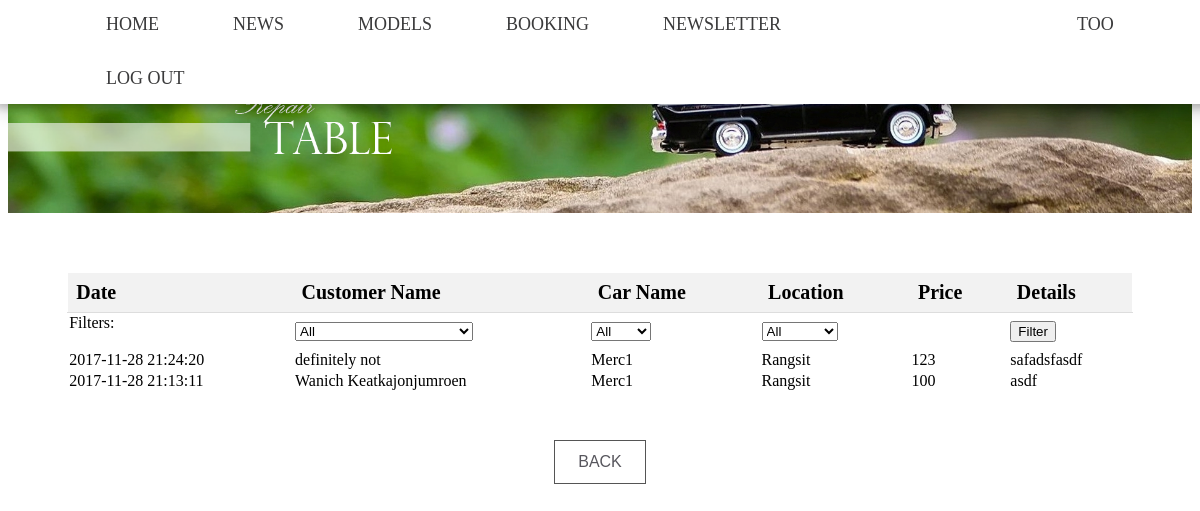
The page /repairs-table.php (signed in) on the database its author committed.
### tables this page shows
CREATE TABLE `repairs` (
  `repairID` int(11) NOT NULL,
  `price` int(11) NOT NULL,
  `detail` varchar(200) NOT NULL,
  `productID` int(11) NOT NULL,
  `branchID` int(11) NOT NULL,
  `customerID` int(11) NOT NULL,
  `date` datetime NOT NULL DEFAULT CURRENT_TIMESTAMP
);

CREATE TABLE `customer` (
  `customerID` int(11) NOT NULL,
  `fName` varchar(30) NOT NULL,
  `lName` varchar(30) NOT NULL,
  `username` varchar(30) NOT NULL,
  `email` varchar(50) NOT NULL,
  `joinDate` datetime NOT NULL,
  `password` varchar(20) NOT NULL,
  `disabled` tinyint(1) NOT NULL
);

CREATE TABLE `product` (
  `productID` int(11) NOT NULL,
  `price` int(11) NOT NULL,
  `name` varchar(50) NOT NULL,
  `manufacturer` int(11) NOT NULL,
  `description` varchar(300) NOT NULL,
  `length` int(11) NOT NULL,
  `width` int(11) NOT NULL,
  `height` int(11) NOT NULL,
  `maxSpeed` int(11) NOT NULL,
  `acceleration` int(11) NOT NULL,
  `disabled` int(11) NOT NULL DEFAULT '0'
);

CREATE TABLE `branch` (
  `branchID` int(11) NOT NULL,
  `name` varchar(20) NOT NULL,
  `location` varchar(200) NOT NULL
);

### repairs-table.php (the view, shortened to what this page needs)
<html>
<head>
  <link rel="stylesheet" href="main.css"/>
  <header>
    <?php
    require_once('menu.php');
    ?>
  </head>
<body>
  <img style="margin: 2% 0% 5% 0%;" src="repair-table.png">
  <center>
    <table class="usertable" style="border-collapse: collapse; width: 90%;">
      <tr style = "background-color:#f2f2f2;" >
        <th style="padding: 8px; text-align: left; border-bottom: 1px solid #ddd; font-size: 20px;">Date</th>
        <th style="padding: 8px; text-align: left; border-bottom: 1px solid #ddd; font-size: 20px;">Customer Name</th>
        <th style="padding: 8px; text-align: left; border-bottom: 1px solid #ddd; font-size: 20px;">Car Name</th>
        <th style="padding: 8px; text-align: left; border-bottom: 1px solid #ddd; font-size: 20px;">Location</th>
        <th style="padding: 8px; text-align: left; border-bottom: 1px solid #ddd; font-size: 20px;">Price</th>
        <th style="padding: 8px; text-align: left; border-bottom: 1px solid #ddd; font-size: 20px;">Details</th>
      </tr>
      <tr>
        <td>
          <form action=repairs-table.php method='get'>
          Filters:<br>
        </td>
        <td>
          <select name='customer'>
            <option value="a">All</option>
          </select>
        </td>
        <td>
          <select name='car'>
            <option value="a">All</option>
          </select>
        </td>
        <td>
          <select name='branch'>
            <option value="a">All</option>
          </select>
        </td>
      <td>
        <td>
          <input type='submit' value = 'Filter'></input>
        </td>
      </tr>
      <?php
      $q ='SELECT repairID, fName,lName,branch.name as branchName, product.name as prodName, repairs.date,repairs.price,repairs.detail
      from repairs,customer,branch,product
      WHERE customer.customerID = repairs.customerID
      AND repairs.branchID = branch.branchID AND product.productID = repairs.productID';
      $q = $q.' ORDER BY date DESC';
      $result = $mysqli->query($q);
      while($row = $result->fetch_array()){
        echo '<tr>';
        echo '<td>'.$row['date'].'</td>';
        echo '<td>'.$row['fName'].' '.$row['lName'].'</td>';
        echo '<td>'.$row['prodName'].'</td>';
        echo '<td>'.$row['branchName'].'</td>';
        echo '<td>'.$row['price'].'</td>';
        echo '<td>'.$row['detail'].'</td>';
        echo '</tr>';
      }
      ?>
    </table>
    <br>
    <br>
    <a href="admin.php"><button class="button">BACK</button></a>
  </center>
</body>
</html>

### main.css (style rules this page uses)
body { font-weight: 300; }
header { background: White; }
header::after { content: ''; display: table; clear: both; }
img { display: block; margin: auto; max-width: 100%; height: auto; }
.button { background-color: white; color: #57565d; border: 1px solid #555555; padding: 1% 2%; font-size: 16px; }
table, tr, td { border: 1px solid white; margin-bottom: 1%; }

### rows shown on the page
repairs: date "2017-11-28 21:24:20", customerID.fName "definitely", customerID.lName "not", productID.name "Merc1", branchID.name "Rangsit", price "123", detail "safadsfasdf"
repairs: date "2017-11-28 21:13:11", customerID.fName "Wanich", customerID.lName "Keatkajonjumroen", productID.name "Merc1", branchID.name "Rangsit", price "100", detail "asdf"

### other values the page prints
$_SESSION["user"] "TOO"
